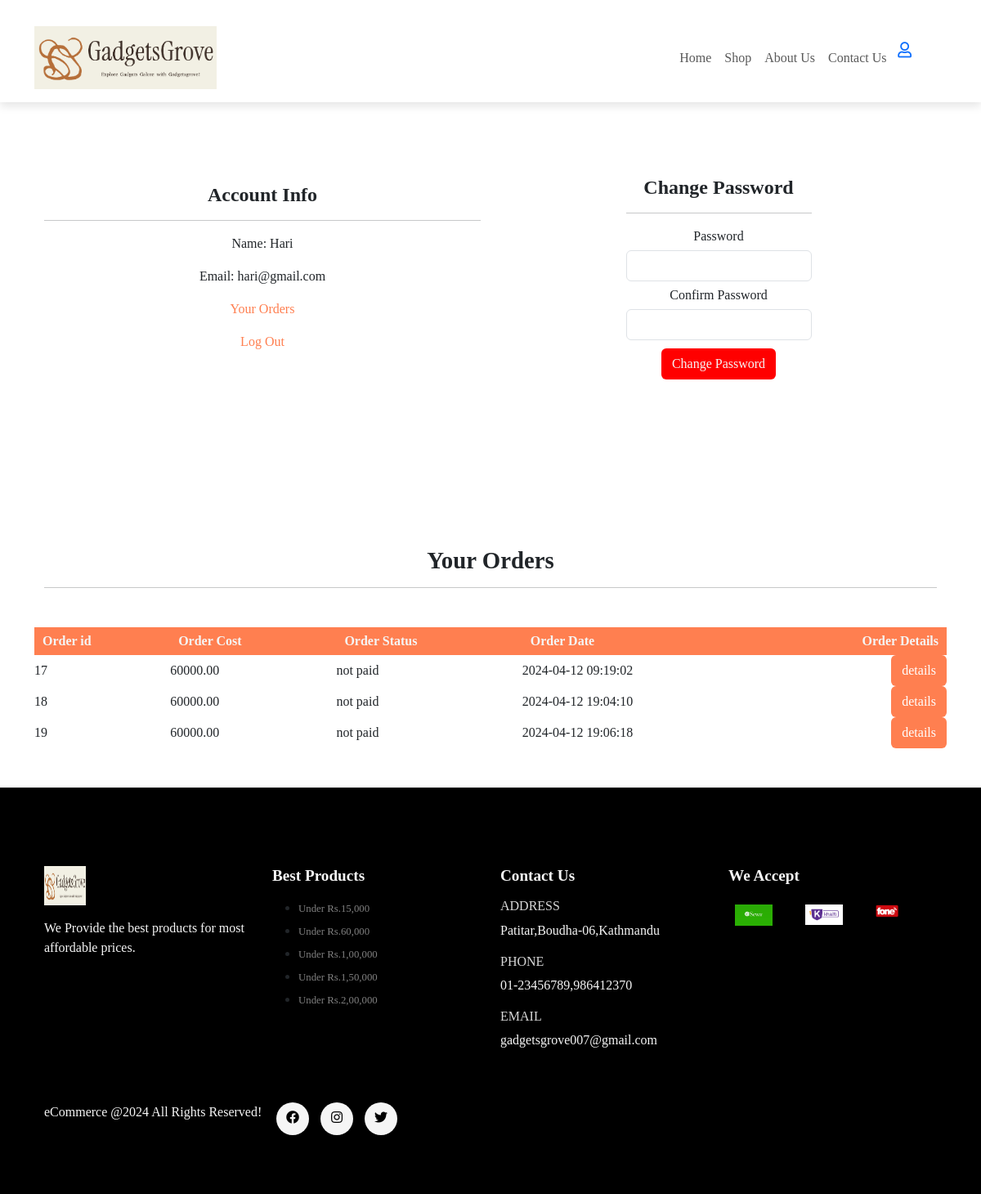
The app's page /account.php (signed in) with its own data.
### tables this page shows
CREATE TABLE `orders` (
  `order_id` int(11) NOT NULL,
  `order_cost` decimal(8,2) NOT NULL,
  `order_status` varchar(100) NOT NULL DEFAULT 'on_hold',
  `user_id` int(11) NOT NULL,
  `user_phone` int(11) NOT NULL,
  `user_city` varchar(255) NOT NULL,
  `user_address` varchar(255) NOT NULL,
  `order_date` datetime NOT NULL DEFAULT current_timestamp()
);

### account.php (the view, shortened to what this page needs)
<?php
    include('connection.php');
if(isset($_SESSION['logged_in'])){
    $user_id = $_SESSION['user_id'];
    $stmt = $conn->prepare("SELECT *FROM orders WHERE user_id=?");
    $stmt->bind_param('i',$user_id);
    $stmt->execute();
    $orders = $stmt->get_result();
}
?>
<?php include('layouts/header.php');?>
    <section class="my-5 py-5">
        <div class="row container mx-auto">
            <div class="text-center mt-3 pt-5 col-lg-6 col-md-12 col-sm-12">
                <br><br>
                <h3 class="font-weight-bold">Account Info</h3>
                <hr class="mx-auto">
                <div class="account-info">
                    <p>Name: <span><?php if(isset($_SESSION['user_name'])){echo $_SESSION['user_name'];} ?></span></p>
                    <p>Email: <span><?php if(isset($_SESSION['user_email'])){ echo $_SESSION['user_email'];} ?></span></p>
                    <p><a href="#orders" id="orders-btn">Your Orders</a></p>
                    <p><a href="account.php?logout=1" id="logout-btn">Log Out</a></p>
                </div>
            </div>
            <div class="col-lg-6 col-md-12 col-sm-12">
                <br><br>
                <form id="account-form" method="POST" action="account.php">
                     <h3>Change Password</h3>
                    <hr class="mx-auto">
                    <div class="form-group">
                        <label>Password</label>
                        <input type="password" class="form-control" id="account-password" name="password">
                    </div>
                    <div class="form-group">
                        <label>Confirm Password</label>
                        <input type="password" class="form-control" id="account-password-confirm"
                            name="confirmPassword">
                    </div>
                    <div class="form-group">
                        <input type="submit" value="Change Password" name="change_password" class="btn" id="change-pass-btn">
                    </div>
                </form>
            </div>
        </div>
    </section>
    <section id="orders" class="orders container my-5 ">
        <div class="container mt-2">
            <br><br>
            <h2 class="font-weight-bold text-center">Your Orders</h2>
            <hr class="mx-auto">
        </div>
        <table class="mt-5 pt-5">
            <tr>
                <th>Order id</th>
                <th>Order Cost</th>
                <th>Order Status</th>
                <th>Order Date</th>
                <th>Order Details</th>
            </tr>
            <?php while($row = $orders->fetch_assoc()){ ?>
            <tr>
                <td>
                    <span><?php echo $row['order_id'];?> </span>
                </td>
                <td>
                    <span><?php echo $row['order_cost'];?> </span>
                </td>
                <td>
                    <span><?php echo $row['order_status'];?> </span>
                </td>
                <td>
                    <span><?php echo $row['order_date'];?> </span>
                </td>
                <td>
                    <form method="POST" action="order_details.php" >
                        <input name= "order_details_btn"class="btn order-details-btn" type="submit" value="details"/>
                    </form>
                </td>
            </tr>
            <?php } ?>
            </table>
    </section>
    <?php include('layouts/footer.php');?>

### assets/css/style.css (style rules this page uses)
* { margin:0; padding: 0%; box-sizing: border-box; }
body { font-family:Cambria, Cochin, Georgia, Times, 'Times New Roman', serif; }
h2 { font-size: 1.8rem; font-weight: 600; }
h3 { font-size: 1.5rem; font-weight: 800; }
td:last-child { text-align: right; }
th:last-child { text-align: right; }
#account-form { width:50% ; margin: 35px auto; text-align: center; padding: 20px; }
#account-form input { margin: 5px auto; }
#account-form #change-pass-btn { color: whitesmoke; background-color: red; }
.account-info #orders-btn,#logout-btn { color: coral; text-decoration: none; }
.orders table { width: 100%; border-collapse: collapse; }
.orders th { padding: 5px 10px; color:whitesmoke; background-color: coral; }
.orders .order-details-btn { color: white; background-color: coral; }

### records on screen
orders: order_id "17", order_cost "60000.00", order_status "not paid", order_date "2024-04-12 09:19:02"
orders: order_id "18", order_cost "60000.00", order_status "not paid", order_date "2024-04-12 19:04:10"
orders: order_id "19", order_cost "60000.00", order_status "not paid", order_date "2024-04-12 19:06:18"

### other values on screen
$_SESSION['user_name'] "Hari"
$_SESSION['user_email'] "hari@gmail.com"
